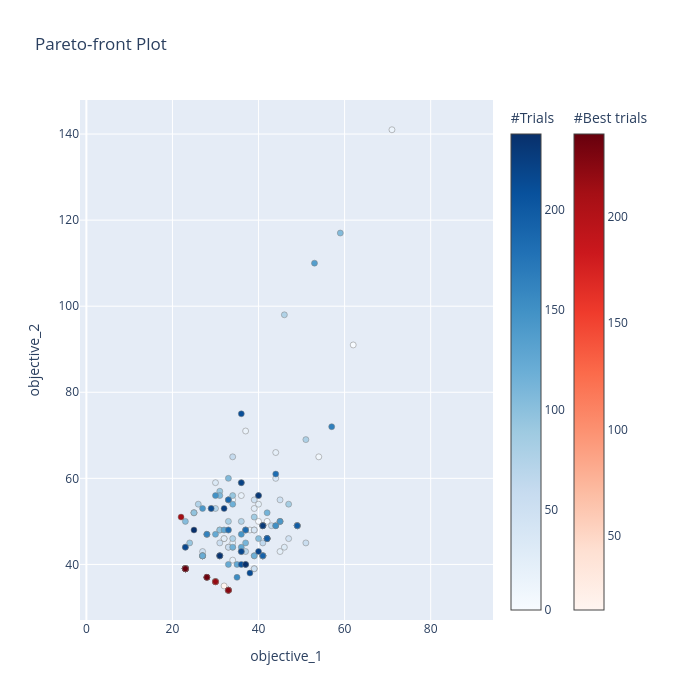

Here is the notebook cell this chart was saved with:
### Code cell
from optuna.visualization import plot_pareto_front

fig = plot_pareto_front(study, target_names=["objective_1", "objective_2"])

fig.update_layout(
    width=700,
    height=700,
    yaxis=dict(
        scaleanchor="x",   # locks y-axis scale to x-axis scale
        scaleratio=1,      # 1:1 ratio
    ),
)

fig.show()
fig.write_image("pareto_front.png")
